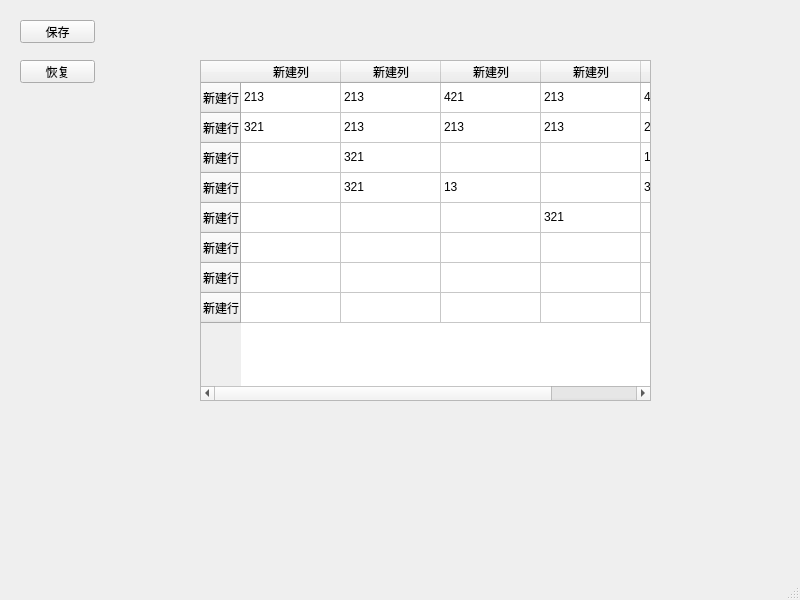
<?xml version="1.0" encoding="UTF-8"?>
<ui version="4.0">
 <class>DockWidget3</class>
 <widget class="QMainWindow" name="DockWidget3">
  <property name="geometry">
   <rect>
    <x>0</x>
    <y>0</y>
    <width>800</width>
    <height>600</height>
   </rect>
  </property>
  <property name="windowTitle">
   <string>MainWindow</string>
  </property>
  <widget class="QWidget" name="centralwidget">
   <widget class="QTableWidget" name="tableWidget">
    <property name="geometry">
     <rect>
      <x>200</x>
      <y>60</y>
      <width>451</width>
      <height>341</height>
     </rect>
    </property>
    <row>
     <property name="text">
      <string>新建行</string>
     </property>
    </row>
    <row>
     <property name="text">
      <string>新建行</string>
     </property>
    </row>
    <row>
     <property name="text">
      <string>新建行</string>
     </property>
    </row>
    <row>
     <property name="text">
      <string>新建行</string>
     </property>
    </row>
    <row>
     <property name="text">
      <string>新建行</string>
     </property>
    </row>
    <row>
     <property name="text">
      <string>新建行</string>
     </property>
    </row>
    <row>
     <property name="text">
      <string>新建行</string>
     </property>
    </row>
    <row>
     <property name="text">
      <string>新建行</string>
     </property>
    </row>
    <column>
     <property name="text">
      <string>新建列</string>
     </property>
    </column>
    <column>
     <property name="text">
      <string>新建列</string>
     </property>
    </column>
    <column>
     <property name="text">
      <string>新建列</string>
     </property>
    </column>
    <column>
     <property name="text">
      <string>新建列</string>
     </property>
    </column>
    <column>
     <property name="text">
      <string>新建列</string>
     </property>
    </column>
    <item row="0" column="0">
     <property name="text">
      <string>213</string>
     </property>
    </item>
    <item row="0" column="1">
     <property name="text">
      <string>213</string>
     </property>
    </item>
    <item row="0" column="2">
     <property name="text">
      <string>421</string>
     </property>
    </item>
    <item row="0" column="3">
     <property name="text">
      <string>213</string>
     </property>
    </item>
    <item row="0" column="4">
     <property name="text">
      <string>421</string>
     </property>
    </item>
    <item row="1" column="0">
     <property name="text">
      <string>321</string>
     </property>
    </item>
    <item row="1" column="1">
     <property name="text">
      <string>213</string>
     </property>
    </item>
    <item row="1" column="2">
     <property name="text">
      <string>213</string>
     </property>
    </item>
    <item row="1" column="3">
     <property name="text">
      <string>213</string>
     </property>
    </item>
    <item row="1" column="4">
     <property name="text">
      <string>213</string>
     </property>
    </item>
    <item row="2" column="1">
     <property name="text">
      <string>321</string>
     </property>
    </item>
    <item row="2" column="4">
     <property name="text">
      <string>123</string>
     </property>
    </item>
    <item row="3" column="1">
     <property name="text">
      <string>321</string>
     </property>
    </item>
    <item row="3" column="2">
     <property name="text">
      <string>13</string>
     </property>
    </item>
    <item row="3" column="4">
     <property name="text">
      <string>3</string>
     </property>
    </item>
    <item row="4" column="3">
     <property name="text">
      <string>321</string>
     </property>
    </item>
    <item row="4" column="4">
     <property name="text">
      <string/>
     </property>
    </item>
   </widget>
   <widget class="QPushButton" name="pushButton_save">
    <property name="geometry">
     <rect>
      <x>20</x>
      <y>20</y>
      <width>75</width>
      <height>23</height>
     </rect>
    </property>
    <property name="text">
     <string>保存</string>
    </property>
   </widget>
   <widget class="QPushButton" name="pushButton_re">
    <property name="geometry">
     <rect>
      <x>20</x>
      <y>60</y>
      <width>75</width>
      <height>23</height>
     </rect>
    </property>
    <property name="text">
     <string>恢复</string>
    </property>
   </widget>
  </widget>
  <widget class="QMenuBar" name="menubar">
   <property name="geometry">
    <rect>
     <x>0</x>
     <y>0</y>
     <width>800</width>
     <height>23</height>
    </rect>
   </property>
  </widget>
  <widget class="QStatusBar" name="statusbar"/>
 </widget>
 <resources/>
 <connections/>
</ui>
